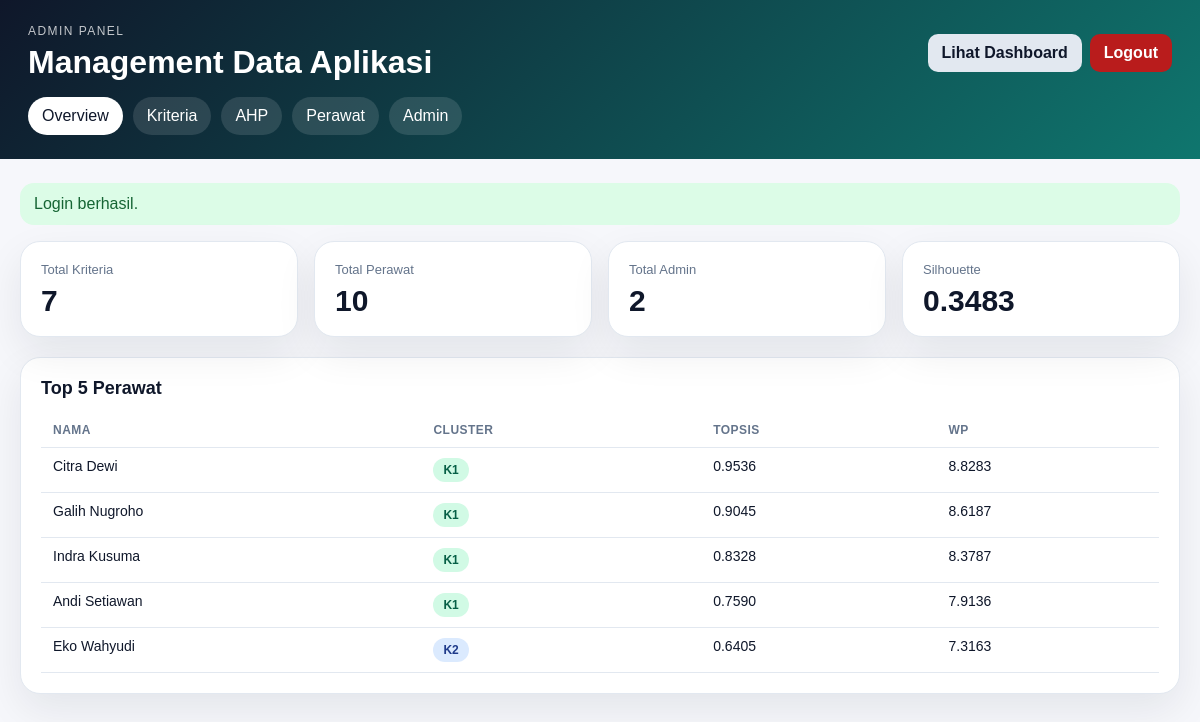
/admin/index.php (signed in), run on the app's committed database.
### tables this page shows
CREATE TABLE IF NOT EXISTS perawat (
    id INT UNSIGNED NOT NULL AUTO_INCREMENT,
    employee_code VARCHAR(30) NULL,
    name VARCHAR(150) NOT NULL,
    c1 DECIMAL(10,2) NOT NULL DEFAULT 0,
    c2 DECIMAL(10,2) NOT NULL DEFAULT 0,
    c3 DECIMAL(10,2) NOT NULL DEFAULT 0,
    c4 DECIMAL(10,2) NOT NULL DEFAULT 0,
    c5 DECIMAL(10,2) NOT NULL DEFAULT 0,
    c6 DECIMAL(10,2) NOT NULL DEFAULT 0,
    c7 DECIMAL(10,2) NOT NULL DEFAULT 0,
    notes TEXT NULL,
    is_active TINYINT(1) NOT NULL DEFAULT 1,
    created_at TIMESTAMP NOT NULL DEFAULT CURRENT_TIMESTAMP,
    updated_at TIMESTAMP NOT NULL DEFAULT CURRENT_TIMESTAMP ON UPDATE CURRENT_TIMESTAMP,
    PRIMARY KEY (id),
    UNIQUE KEY perawat_employee_code_unique (employee_code)
);

### inc/bootstrap.php (called while the page is built, shortened)
<?php
function esc(mixed $value): string
{
    return htmlspecialchars((string) $value, ENT_QUOTES, 'UTF-8');
}
function flash_pull(): ?array
{
    $flash = $_SESSION['flash'];
    return $flash;
}

### inc/analytics.php (called while the page is built, shortened)
<?php
require_once __DIR__ . '/bootstrap.php';
function euclidean_sq(array $point, array $center): float
{
    $sum = 0.0;
    foreach ($point as $index => $value) {
        $diff = (float) $value - (float) ($center[$index] ?? 0);
        $sum += $diff * $diff;
    }
    return $sum;
}
function normalize_weights(array $criteria): array
{
    $weights = [];
    $total = 0.0;
    foreach ($criteria as $criterion) {
        $weight = max(0.0, (float) ($criterion['weight'] ?? 0));
        $weights[] = $weight;
        $total += $weight;
    }
    return array_map(static fn(float $weight): float => $weight / $total, $weights);
}
function initial_centroids(array $vectors, int $k): array
{
    $ranked = $vectors;
    usort($ranked, static function (array $left, array $right): int {
        $leftAverage = array_sum($left) / max(1, count($left));
        $rightAverage = array_sum($right) / max(1, count($right));
        return $rightAverage <=> $leftAverage;
    });
    $count = count($ranked);
    $middleIndex = intdiv(max(0, $count - 1), 2);
    return [$ranked[0], $ranked[$middleIndex], $ranked[$count - 1]];
}
function run_kmeans(array $vectors, int $k, array $centroids, int $maxIterations = 50): array
{
    $total = count($vectors);
    $labels = array_fill(0, $total, -1);
    $history = [];
    for ($iteration = 1; $iteration <= $maxIterations; $iteration++) {
        $newLabels = [];
        $distanceLog = [];
        $assignmentLog = [];
        foreach ($vectors as $rowIndex => $point) {
            $bestCluster = 0;
            $bestDistance = PHP_FLOAT_MAX;
            $clusterDistances = [];
            foreach ($centroids as $clusterIndex => $centroid) {
                $distance = euclidean_sq($point, $centroid);
                $clusterDistances[$clusterIndex] = [
                    'd2' => $distance,
                    'd' => sqrt($distance),
                ];
                if ($distance < $bestDistance) {
                    $bestDistance = $distance;
                    $bestCluster = $clusterIndex;
                }
            }
            $newLabels[$rowIndex] = $bestCluster;
            $distanceLog[$rowIndex] = $clusterDistances;
            $assignmentLog[$rowIndex] = $bestCluster;
        }
        $sums = array_fill(0, $k, array_fill(0, count($vectors[0]), 0.0));
        $counts = array_fill(0, $k, 0);
        foreach ($newLabels as $rowIndex => $clusterIndex) {
            $counts[$clusterIndex]++;
            foreach ($vectors[$rowIndex] as $dimension => $value) {
                $sums[$clusterIndex][$dimension] += (float) $value;
            }
        }
        $newCentroids = [];
        $centroidMoves = [];
        for ($clusterIndex = 0; $clusterIndex < $k; $clusterIndex++) {
            $newCentroids[$clusterIndex] = $counts[$clusterIndex] > 0
                ? array_map(static fn(float $sum): float => $sum / $counts[$clusterIndex], $sums[$clusterIndex])
                : $centroids[$clusterIndex];
            $centroidMoves[$clusterIndex] = sqrt(euclidean_sq($centroids[$clusterIndex], $newCentroids[$clusterIndex]));
        }
        $history[] = [
            'iter' => $iteration,
            'centroids' => array_map(static fn(array $centroid): array => array_map(static fn(float $value): float => round($value, 4), $centroid), $newCentroids),
            'labels' => $newLabels,
            'distances' => $distanceLog,
            'assignments' => $assignmentLog,
            'sums' => $sums,
            'counts' => $counts,
            'oldCentroids' => $centroids,
            'newCentroids' => $newCentroids,
            'centroidMoves' => $centroidMoves,
            'changed' => $newLabels !== $labels,
        ];
        if ($newLabels === $labels) {
            $centroids = $newCentroids;
            break;
        }
        $labels = $newLabels;
        $centroids = $newCentroids;
    }
    return [
        'centroids' => $centroids,
        'labels' => $labels,
        'history' => $history,
        'iterations' => count($history),
    ];
}
function silhouette_score(array $vectors, array $labels): float
{
    $scores = [];
    foreach ($vectors as $index => $point) {
        $myCluster = $labels[$index] ?? 0;
        $sameClusterDistances = [];
        foreach ($vectors as $otherIndex => $candidate) {
            if ($index === $otherIndex || ($labels[$otherIndex] ?? null) !== $myCluster) {
                continue;
            }
            $sameClusterDistances[] = sqrt(euclidean_sq($point, $candidate));
        }
        $a = $sameClusterDistances === [] ? 0.0 : array_sum($sameClusterDistances) / count($sameClusterDistances);
        $clusterIds = array_values(array_unique($labels));
        $bCandidates = [];
        foreach ($clusterIds as $clusterId) {
            if ($clusterId === $myCluster) {
                continue;
            }
            $distances = [];
            foreach ($vectors as $otherIndex => $candidate) {
                if (($labels[$otherIndex] ?? null) === $clusterId) {
                    $distances[] = sqrt(euclidean_sq($point, $candidate));
                }
            }
            if ($distances !== []) {
                $bCandidates[] = array_sum($distances) / count($distances);
            }
        }
        $b = $bCandidates === [] ? 0.0 : min($bCandidates);
        $denominator = max($a, $b);
        $scores[] = $denominator > 0 ? ($b - $a) / $denominator : 0.0;
    }
    return round(array_sum($scores) / count($scores), 4);
}
function dashboard_data(array $criteria, array $perawat): array
{
    $criteria = array_values(array_filter($criteria, static fn(array $criterion): bool => (int) ($criterion['is_active'] ?? 1) === 1));
    usort($criteria, static fn(array $left, array $right): int => (int) ($left['sort_order'] ?? 0) <=> (int) ($right['sort_order'] ?? 0));
    $scoreFields = [];
    foreach ($criteria as $criterion) {
        $sortOrder = (int) ($criterion['sort_order'] ?? 0);
        $scoreFields[] = [
            'field' => 'c' . $sortOrder,
            'code' => (string) ($criterion['code'] ?? ('C' . $sortOrder)),
            'name' => (string) ($criterion['name'] ?? ''),
            'weight' => (float) ($criterion['weight'] ?? 0),
        ];
    }
    $weights = normalize_weights($scoreFields);
    $vectors = [];
    foreach ($perawat as $row) {
        $vector = [];
        foreach ($scoreFields as $field) {
            $vector[] = (float) ($row[$field['field']] ?? 0);
        }
        $vectors[] = $vector;
    }
    $k = min(3, max(1, count($vectors)));
    $initial = initial_centroids($vectors, $k);
    $kmeans = run_kmeans($vectors, $k, $initial);
    $clusterNames = [];
    if ($kmeans['centroids'] !== []) {
        $centroidMeans = [];
        foreach ($kmeans['centroids'] as $clusterIndex => $centroid) {
            $centroidMeans[$clusterIndex] = array_sum($centroid) / max(1, count($centroid));
        }
        arsort($centroidMeans);
        foreach (array_keys($centroidMeans) as $rank => $clusterIndex) {
            $clusterNames[$clusterIndex] = 'K' . ($rank + 1);
        }
    }
    $processed = [];
    foreach ($perawat as $index => $row) {
        $scores = [];
        foreach ($scoreFields as $field) {
            $scores[] = (float) ($row[$field['field']] ?? 0);
        }
        $clusterIndex = $kmeans['labels'][$index] ?? 0;
        $clusterName = $clusterNames[$clusterIndex] ?? 'K' . ($clusterIndex + 1);
        $processed[] = array_merge($row, [
            'scores' => $scores,
            'clusterIndex' => $clusterIndex,
            'cluster' => $clusterName,
        ]);
    }
    $clusterCounts = [];
    foreach ($processed as $row) {
        $clusterCounts[$row['cluster']] = ($clusterCounts[$row['cluster']] ?? 0) + 1;
    }
    $perawatByCi = $processed;
    usort($perawatByCi, static fn(array $left, array $right): int => $right['ci'] <=> $left['ci']);
    $perawatByWp = $processed;
    usort($perawatByWp, static fn(array $left, array $right): int => $right['wp'] <=> $left['wp']);
    $silhouette = silhouette_score($vectors, $kmeans['labels']);
    return [
        'criteria' => $scoreFields,
        'weights' => $weights,
        'vectors' => $vectors,
        'kmeans' => $kmeans,
        'kmeansHistory' => $kmeans['history'],
        'clusterNames' => $clusterNames,
        'clusterCounts' => $clusterCounts,
        'perawat' => $processed,
        'perawatByCi' => $perawatByCi,
        'perawatByWp' => $perawatByWp,
        'silhouette' => $silhouette,
        'scoreFields' => $scoreFields,
    ];
}

### admin/index.php (the view, shortened to what this page needs)
<?php
require_once __DIR__ . '/../inc/analytics.php';
$db = db();
$tab = $_GET['tab'] ?? 'overview';
function admin_active(string $tab, string $needle): string
{
    return $tab === $needle ? 'active' : '';
}
$criteria = $db->query('SELECT * FROM criteria ORDER BY sort_order ASC, id ASC')->fetchAll();
$perawat = $db->query('SELECT * FROM perawat ORDER BY name ASC, id ASC')->fetchAll();
$users = $db->query('SELECT id, name, username, role, created_at FROM users ORDER BY id ASC')->fetchAll();
$dashboard = dashboard_data($criteria, $perawat);
?>
<!DOCTYPE html>
<html lang="id">
<head>
</head>
<body>
    <div class="top">
        <div class="wrap">
            <div class="head">
                <div>
                    <div style="color:rgba(255,255,255,.75);font-size:12px;letter-spacing:.12em;text-transform:uppercase">Admin Panel</div>
                    <h1 style="margin:6px 0 0">Management Data Aplikasi</h1>
                </div>
                <div class="actions">
                    <a class="btn ghost" href="../index.php">Lihat Dashboard</a>
                    <a class="btn danger" href="../logout.php">Logout</a>
                </div>
            </div>
            <div class="nav">
                <a class="<?php echo admin_active($tab, 'overview'); ?>" href="?tab=overview">Overview</a>
                <a class="<?php echo admin_active($tab, 'criteria'); ?>" href="?tab=criteria">Kriteria</a>
                <a class="<?php echo admin_active($tab, 'ahp'); ?>" href="?tab=ahp">AHP</a>
                <a class="<?php echo admin_active($tab, 'perawat'); ?>" href="?tab=perawat">Perawat</a>
                <a class="<?php echo admin_active($tab, 'users'); ?>" href="?tab=users">Admin</a>
            </div>
        </div>
    </div>
    <div class="main">
        <?php if ($flash = flash_pull()): ?>
            <div class="flash <?php echo esc($flash['type'] ?? 'success'); ?>"><?php echo esc($flash['message'] ?? ''); ?></div>
        <?php endif; ?>
        <?php if ($tab === 'overview'): ?>
            <div class="grid">
                <div class="stat"><span>Total Kriteria</span><b><?php echo count($criteria); ?></b></div>
                <div class="stat"><span>Total Perawat</span><b><?php echo count($perawat); ?></b></div>
                <div class="stat"><span>Total Admin</span><b><?php echo count($users); ?></b></div>
                <div class="stat"><span>Silhouette</span><b><?php echo esc($dashboard['silhouette']); ?></b></div>
            </div>
            <div class="card">
                <h2>Top 5 Perawat</h2>
                <table class="table">
                    <thead>
                        <tr>
                            <th>Nama</th>
                            <th>Cluster</th>
                            <th>TOPSIS</th>
                            <th>WP</th>
                        </tr>
                    </thead>
                    <tbody>
                        <?php foreach (array_slice($dashboard['perawatByCi'], 0, 5) as $row): ?>
                            <tr>
                                <td><?php echo esc($row['name']); ?></td>
                                <td><span class="pill <?php echo strtolower(esc($row['cluster'])); ?>"><?php echo esc($row['cluster']); ?></span></td>
                                <td><?php echo number_format((float) $row['ci'], 4, '.', ''); ?></td>
                                <td><?php echo number_format((float) $row['wp'], 4, '.', ''); ?></td>
                            </tr>
                        <?php endforeach; ?>
                    </tbody>
                </table>
            </div>
        <?php endif; ?>
    </div>
</body>
</html>

### admin/index.php (style rules this page uses)
:root { --bg: #f6f7fb; --card: #fff; --text: #0f172a; --muted: #64748b; --line: #e2e8f0; --accent: #0f766e; --danger: #b91c1c; --shadow: 0 16px 40px rgba(15, 23, 42, .08) }
* { box-sizing: border-box }
body { margin: 0; font-family: Arial, sans-serif; background: var(--bg); color: var(--text) }
.top { background: linear-gradient(135deg, #0f172a, #0f766e); color: #fff; padding: 24px 28px }
.wrap { max-width: 1280px; margin: 0 auto }
.head { display: flex; justify-content: space-between; gap: 16px; align-items: center; flex-wrap: wrap }
.nav { display: flex; gap: 10px; flex-wrap: wrap; margin-top: 16px }
.nav a { color: #fff; text-decoration: none; padding: 10px 14px; border-radius: 999px; background: rgba(255, 255, 255, .12) }
.nav a.active { background: #fff; color: #0f172a }
.main { max-width: 1280px; margin: 0 auto; padding: 24px 20px 60px }
.grid { display: grid; grid-template-columns: repeat(auto-fit, minmax(220px, 1fr)); gap: 16px; margin-bottom: 20px }
.stat, .card { background: var(--card); border: 1px solid var(--line); border-radius: 20px; box-shadow: var(--shadow) }
.stat { padding: 18px 20px }
.stat b { font-size: 30px; display: block; margin-top: 6px }
.stat span { color: var(--muted); font-size: 13px }
.card { padding: 20px; margin-bottom: 18px }
.card h2 { margin: 0 0 14px; font-size: 18px }
.table { width: 100%; border-collapse: collapse; font-size: 14px }
.table th, .table td { padding: 10px 12px; border-bottom: 1px solid var(--line); text-align: left; vertical-align: top }
.table th { font-size: 12px; text-transform: uppercase; letter-spacing: .04em; color: var(--muted) }
.flash { padding: 12px 14px; border-radius: 14px; margin-bottom: 16px }
.flash.success { background: #dcfce7; color: #166534 }
.actions { display: flex; gap: 8px; flex-wrap: wrap }
.btn { display: inline-block; padding: 10px 14px; border-radius: 10px; border: 0; text-decoration: none; cursor: pointer; font-weight: 700 }
.btn.ghost { background: #e2e8f0; color: #0f172a }
.btn.danger { background: var(--danger); color: #fff }
.pill { display: inline-flex; align-items: center; padding: 5px 10px; border-radius: 999px; font-size: 12px; font-weight: 700 }
.k1 { background: #d1fae5; color: #065f46 }
.k2 { background: #dbeafe; color: #1e3a8a }

### data on the page
perawat: name "Citra Dewi", cluster "K1", ci "0.9536", wp "8.8283"
perawat: name "Galih Nugroho", cluster "K1", ci "0.9045", wp "8.6187"
perawat: name "Indra Kusuma", cluster "K1", ci "0.8328", wp "8.3787"
perawat: name "Andi Setiawan", cluster "K1", ci "0.7590", wp "7.9136"
perawat: name "Eko Wahyudi", cluster "K2", ci "0.6405", wp "7.3163"

### other printed values
$flash['message'] "Login berhasil."
count($criteria) "7"
count($perawat) "10"
count($users) "2"
$dashboard['silhouette'] "0.3483"
